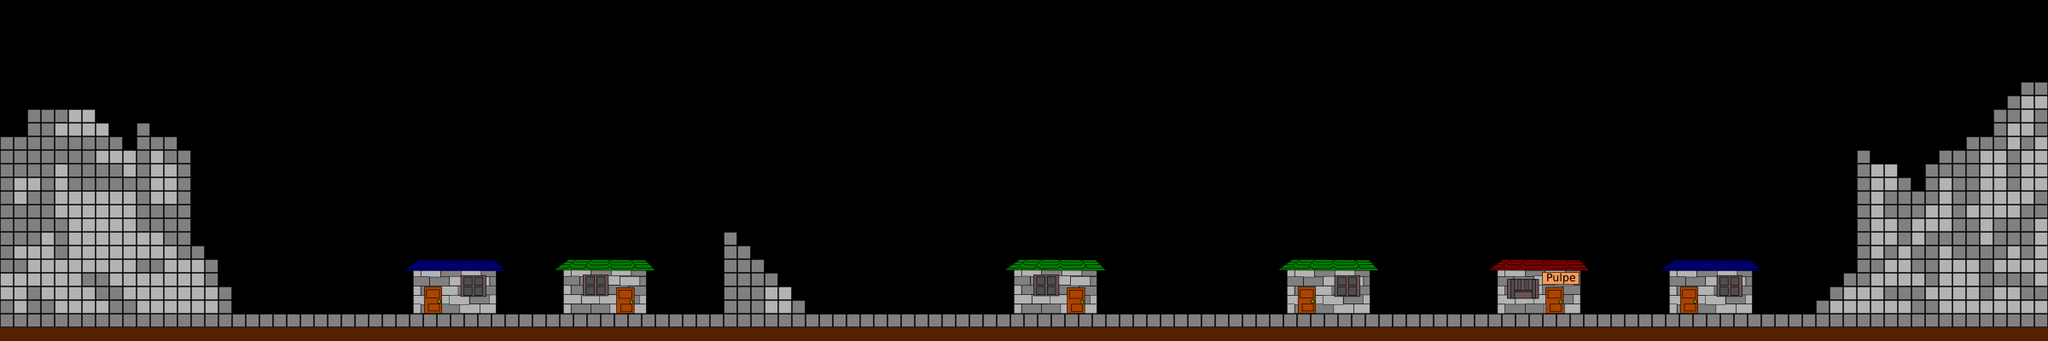

Tiled map render using the project's own tile images. Description and the map definition, with tile-layer contents summarised, below:
An orthogonal 150x25 tile map with 16x16 px tiles, 3 tile layers (background, walls, coins).

<map version="1.0" orientation="orthogonal" width="150" height="25" tilewidth="16" tileheight="16">
 <tileset firstgid="1" name="tileSet-hd" tilewidth="16" tileheight="16">
  <image source="tileSet.png" trans="fe80fe" width="256" height="256" />
  <tile id="0">
   <properties>
    <property name="hola" value="prueba" />
   </properties>
  </tile>
  <tile id="2">
   <properties>
    <property name="agua" value="" />
   </properties>
  </tile>
  <tile id="4">
   <properties>
    <property name="medicinas" value="" />
   </properties>
  </tile>
  <tile id="9">
   <properties>
    <property name="agua" value="" />
   </properties>
  </tile>
  <tile id="11">
   <properties>
    <property name="medicina" value="" />
   </properties>
  </tile>
 </tileset>
 <layer name="background" width="150" height="25">
  <data>[3750 cells, 126 non-empty, 63 distinct tile ids]</data>
 </layer>
 <layer name="walls" width="150" height="25">
  <data>[3750 cells, 757 non-empty, 27 distinct tile ids]</data>
 </layer>
 <layer name="coins" width="150" height="25">
  <data>[3750 cells, 0 non-empty, 0 distinct tile ids]</data>
 </layer>
</map>